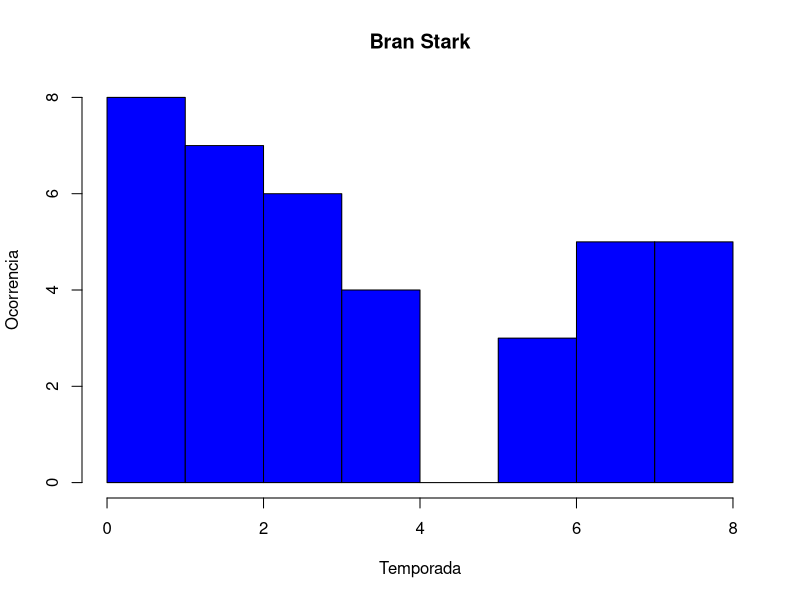

Write the R code that produced this figure.
#Projeto II
#Grupo:
# Andre Luis Vasconcelos (alpvj)
# Joao Vitor Valadares (jvvm)
# Marcos Vinicius Phryston (mvpn)

# Questao 1:
  got = read.csv("GOTFinal.csv", header = TRUE)#getwd()
  
  print(got)

# Questao 2:
  notas = got[, 3];
  #Pegando a media
    mediaNotas = mean(notas)
  #Pegando o desvio padrao
    desvio_padraoNotas = sd(notas)
  #Pegando a moda
    notas = sort(notas);
    resposta = c(0,0);
    auxNota = 0;
    auxQtd = 0;
    for (x in notas){
      if (auxNota != x){
          if (resposta[2] < auxQtd){
            resposta[1] = auxNota;
            resposta[2] = auxQtd;
          }
          auxNota = x;
          auxQtd = 1;
      }else{
        auxQtd = auxQtd + 1;
      }
    }
    modaNotas = resposta[1]
  #Printando a resposta
    print(sprintf("A media das notas e: %f", mediaNotas))
    print(sprintf("O desvio padrao das notas e: %f", desvio_padraoNotas))
    print(sprintf("A moda das notas e: %.1f", modaNotas))
    
#Questao 3:
  audiencia = got[, 5];
  #Pegando a media
    mediaAud = mean(audiencia)
  #Pegando o desvio padrao
    desvio_padraoAud = sd(audiencia)
  #Pegando a mediana
    medianaAud = median(audiencia)
  #Printando a resposta
    print(sprintf("A media das audiencias e: %f", mediaAud))
    print(sprintf("O desvio padrao das audiencias e: %f", desvio_padraoAud))
    print(sprintf("A mediana das audiencias e: %.2f", medianaAud))

#Questao 4:
      episodios = got[, 2]
      #Criando a funcao que printa os episodios com nota >= 9
      funcaoPrint = function(){
        index_x = 0 #um auxiliar para poder pegar o index de x em notas para poder printar
        for (x in notas){
          index_x = index_x + 1
          if (x >= 9)
            print(as.character(episodios[index_x]))
        }
      }
      funcaoPrint()
      
#Questao 5:
      #Funcao que pega o maior e o menor episodio de uma certa temporada (de acordo com a nota)
      funcaoEpiPorTemp = function(){
        TITULO = c()
        NOTA = c()
        TEMPORADA = c()
        for (temporada_atual in 1:8){
          indiceInit = 0
          indiceFinal = 0
          indexAtual = 0
          jaAchou = FALSE
          for (x in got$Temporada){
            indexAtual = indexAtual + 1
            if (x == temporada_atual)
              if (jaAchou == FALSE){
                indiceInit = indexAtual
                jaAchou = TRUE
              }
              else
                indiceFinal = indexAtual
          }
          arrayEp = episodios[indiceInit:indiceFinal]
          arrayNotas = got[, 3]
          arrayNotas = arrayNotas[indiceInit:indiceFinal]
          #BubbleSort
            indiceX = 0
            indiceJ = 0
            for (i in arrayNotas){
              indiceX = indiceX + 1
              indiceJ = 0
              for (j in arrayNotas){
                indiceJ = indiceJ + 1
                
                if (arrayNotas[indiceX] < arrayNotas[indiceJ]){
                  aux = arrayNotas[indiceX]
                  arrayNotas[indiceX] = arrayNotas[indiceJ]
                  arrayNotas[indiceJ] = aux
                  aux2 = arrayEp[indiceX]
                  arrayEp[indiceX] = arrayEp[indiceJ]
                  arrayEp[indiceJ] = aux2
                }
              }
            }
          #Adicionando nos arrays para criar o dataframe
            TITULO[(temporada_atual*2)-1] = as.character(arrayEp[1])
            TITULO[(temporada_atual*2)] = as.character(arrayEp[length(arrayEp)])
            
            NOTA[(temporada_atual*2)-1] = arrayNotas[1]
            NOTA[(temporada_atual*2)] = arrayNotas[length(arrayNotas)]
            
            TEMPORADA[(temporada_atual*2)-1] = temporada_atual
            TEMPORADA[(temporada_atual*2)] = temporada_atual
        
        }
        
        df = data.frame(TITULO, NOTA, TEMPORADA)
        print(df)
      }
      
      funcaoEpiPorTemp()
      
#Questao 6:
      menorDP = function(){
        arrayDosDP = c()
        for (temporada_atual in 1:8){
          indiceInit = 0
          indiceFinal = 0
          indexAtual = 0
          jaAchou = FALSE
          for (x in got$Temporada){
            indexAtual = indexAtual + 1
            if (x == temporada_atual)
              if (jaAchou == FALSE){
                indiceInit = indexAtual
                jaAchou = TRUE
              }
            else
              indiceFinal = indexAtual
          }
          arrayAudiencia = got[, 5]
          arrayAudiencia = arrayAudiencia[indiceInit:indiceFinal]
          desvPad = sd(arrayAudiencia)
          arrayDosDP[temporada_atual] = desvPad
        }
        melhorTemp = 0
        indexAtual = 0
        menorDP = Inf
        for(x in arrayDosDP){
          indexAtual = indexAtual + 1
          if (x < menorDP){
            menorDP = x
            melhorTemp = indexAtual
          }
        }
        return (melhorTemp)
      }
      print(sprintf("A temporada com menor desvio padrao e: %d", menorDP()))
      
#Questao 7:
      arrayPers = got[, 4]
      arrayNotas = got[, 3]
      contador = 0
      somaNotas = 0
      indexAtual = 0
      for (x in arrayPers){
        indexAtual = indexAtual + 1
        if (grepl("Brienne of Tarth", as.character(x))){
          contador = contador + 1 
          somaNotas = somaNotas + arrayNotas[indexAtual]
        }
      }
      mediaBrienne = somaNotas/contador
      print(sprintf("A media das notas dos episodios em que Brienne of Tarth aparece e: %.1f",mediaBrienne))

#Questao 8:
      funcaoDeRepetidos4Temp  = function(){
        stringComTodoMundo = ""
        for (x in 31:40){
          stringComTodoMundo = paste0(stringComTodoMundo, as.character(arrayPers[x]))
          stringComTodoMundo = paste0(stringComTodoMundo, ",")
        }
        arrayTodosOsPersonagens = unlist(strsplit(stringComTodoMundo, ","))
        arrayPersonagens4 = arrayTodosOsPersonagens
        arrayTodosOsPersonagens = unique(arrayTodosOsPersonagens)
  
        arrayRepetido = c()
        for (x in 1:41){
          arrayRepetido[x] = 0
        }
        indexAtual = 0
        for (x in arrayTodosOsPersonagens){
          indexAtual = indexAtual + 1
          for (y in arrayPersonagens4){
            if (x == y){
              arrayRepetido[indexAtual] = arrayRepetido[indexAtual] + 1
            }
          }
        }
        arrayDoRetorno = c()
        contador = 0
        indexAtual = 0
        for (x in arrayRepetido){
          indexAtual = indexAtual + 1
          if (x == 1){
            contador = contador + 1
            arrayDoRetorno[contador] = arrayTodosOsPersonagens[indexAtual]
          }
        }
        return (arrayDoRetorno)
      }
      print(funcaoDeRepetidos4Temp())

#Questao 9:
      histogramaPersonagem = function(personagem){
        aparicoesPorTemp = c(0, 0, 0, 0, 0, 0, 0, 0)
        indexAtual = 0
        for (x in got$Temporada){
          indexAtual = indexAtual +1
          if (grepl(personagem, as.character(got$Personagens[indexAtual]))){
            aparicoesPorTemp[x] = aparicoesPorTemp[x] + 1
          }
        }
        return (aparicoesPorTemp)
      }
      nome = "Bran Stark"
      #nome <- readline(prompt = "Digite o nome do personagem")
      arrayParaHisto = histogramaPersonagem(nome)
      #print(arrayParaHisto)
      novoArrayFreq = c()
      indexAtual = 0
      contador = 0
      for (x in arrayParaHisto){
        contador = contador +1
        if (x > 0){
          for (y in 1:x){
            indexAtual = indexAtual +1
            novoArrayFreq[indexAtual] = contador
          }
        }
      }
      hist(novoArrayFreq,
           main = nome,
           ylab = "Ocorrencia",
           xlab = "Temporada",
           border = "black",
           col = "blue",
           breaks = c(0,1,2,3,4,5,6,7,8),
           xlim = c(0, 8),
           ylim = c(0,max(arrayParaHisto))
          )